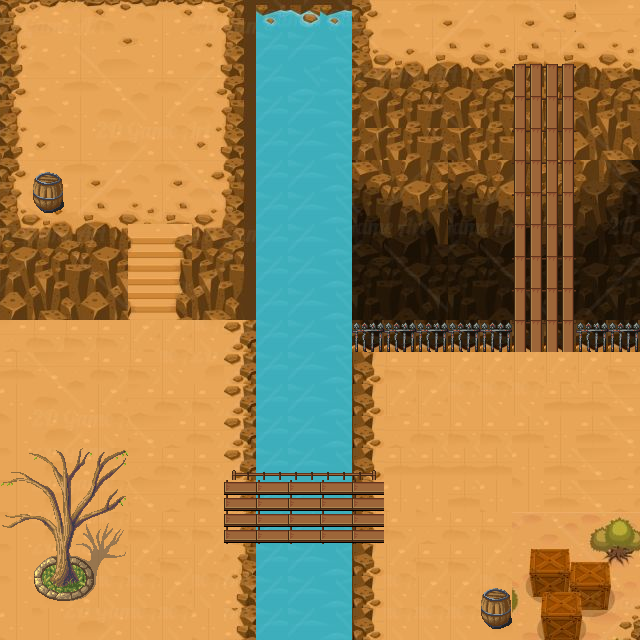

This is a level from a 2D game, rendered from its Tiled map with the project's own tilesets. A one-line summary and the complete map file follow:
An orthogonal 20x20 tile map with 32x32 px tiles, 3 tile layers (Tile Layer 1, Tile Layer 2, Tile Layer 3), 5 tilesets.

<map version="1.0" tiledversion="1.0.3" orientation="orthogonal" renderorder="right-down" width="20" height="20" tilewidth="32" tileheight="32" nextobjectid="1">
 <tileset firstgid="1" source="Desert_1.tsx" />
 <tileset firstgid="497" source="Desert_2.tsx" />
 <tileset firstgid="962" source="Desert_3.tsx" />
 <tileset firstgid="1712" source="Bridge.tsx" />
 <tileset firstgid="1744" source="Objects.tsx" />
 <layer name="Tile Layer 1" width="20" height="20">
  <data encoding="csv">
560,561,562,563,564,565,597,598,904,905,0,0,0,0,0,0,0,0,0,0,
624,624,625,626,627,596,597,598,904,905,0,0,0,0,0,0,0,0,0,0,
655,624,625,626,627,627,597,598,904,905,0,0,0,0,0,0,0,0,0,0,
624,625,626,627,658,658,597,598,904,905,0,0,0,624,625,626,627,627,627,627,
624,625,626,627,624,624,624,625,626,627,627,627,627,627,627,627,627,658,658,658,
625,626,627,624,655,624,624,624,624,624,624,624,624,624,624,624,625,626,627,689,
625,626,624,655,624,655,655,655,655,655,655,655,655,655,655,624,625,626,627,688,
624,624,655,686,655,686,686,686,686,624,625,626,627,627,627,627,627,627,627,627,
655,655,624,625,626,627,627,627,627,627,627,627,627,658,658,658,658,658,658,658,
624,625,626,627,627,627,658,658,658,658,627,627,627,689,689,689,689,689,689,689,
626,627,627,627,658,658,689,689,689,689,658,658,658,627,627,627,627,627,627,688,
624,625,626,627,627,689,687,624,625,626,627,627,627,627,658,658,658,658,658,627,
655,656,657,658,626,627,627,627,627,627,627,627,658,658,689,689,689,624,624,625,
686,687,688,689,625,626,627,627,627,627,627,625,626,627,627,627,624,655,624,625,
686,687,688,689,626,627,627,658,658,658,658,624,624,624,624,624,655,624,625,626,
686,687,688,689,625,626,627,689,689,689,689,655,655,655,624,655,686,624,625,626,
686,687,688,689,627,627,627,627,687,688,689,627,627,626,627,627,627,627,626,627,
686,687,688,689,658,627,658,658,687,688,689,658,658,627,627,658,658,658,627,627,
686,687,688,689,689,658,689,689,687,688,689,689,689,658,658,689,689,689,658,658,
655,686,687,688,689,689,655,686,686,686,687,688,689,689,689,687,688,689,689,689
</data>
 </layer>
 <layer name="Tile Layer 2" width="20" height="20">
  <data encoding="csv">
560,561,562,563,564,565,566,567,880,881,880,715,716,717,718,719,720,721,625,626,
591,592,593,594,595,596,597,598,911,911,912,746,747,748,749,750,751,748,749,750,
622,623,624,625,626,627,628,629,911,912,912,777,778,779,780,781,782,779,780,781,
653,654,655,656,657,658,659,660,911,911,912,808,809,810,811,812,813,810,811,812,
684,685,686,687,688,689,690,691,911,911,912,808,809,810,811,812,813,841,842,843,
715,716,717,718,719,720,721,722,911,911,912,645,646,647,645,646,647,648,649,650,
746,747,748,749,750,751,752,753,911,911,912,676,677,678,676,677,678,679,680,681,
777,778,779,780,636,637,783,784,911,911,912,707,708,709,707,708,709,710,711,712,
808,809,810,811,667,668,814,815,911,911,912,738,739,740,738,739,740,741,742,743,
839,840,841,842,698,699,845,846,911,911,912,769,770,771,769,770,771,772,773,774,
0,0,0,0,0,0,0,634,911,911,912,896,896,896,896,896,896,896,896,896,
0,0,0,0,0,0,0,634,911,911,912,630,0,0,0,0,0,0,0,0,
0,0,0,0,0,0,0,634,911,911,912,630,0,0,0,0,0,0,0,0,
0,0,0,0,0,0,0,634,911,911,912,630,0,0,0,0,0,0,0,0,
0,0,0,0,0,0,0,634,911,911,912,630,0,0,0,0,0,0,0,0,
0,0,0,0,0,0,0,634,911,911,912,630,0,0,0,0,0,0,0,0,
0,0,0,0,0,0,0,634,911,911,912,630,0,0,0,0,0,0,0,0,
0,0,0,0,0,0,0,665,911,911,912,630,0,0,0,0,0,0,0,0,
0,0,0,0,0,0,0,696,911,911,912,630,0,0,0,0,0,0,0,0,
0,0,0,0,0,0,0,696,911,911,912,630,0,0,0,0,0,0,0,0
</data>
 </layer>
 <layer name="Tile Layer 3" width="20" height="20">
  <data encoding="csv">
0,0,0,0,0,0,0,0,0,0,0,0,0,0,0,0,0,0,0,0,
0,0,0,0,0,0,0,0,0,0,0,0,0,0,0,0,0,0,0,0,
0,0,0,0,0,0,0,0,0,0,0,0,0,0,0,0,1715,1715,0,0,
0,0,0,0,0,0,0,0,0,0,0,0,0,0,0,0,1715,1715,0,0,
0,0,0,0,0,0,0,0,0,0,0,0,0,0,0,0,1715,1715,0,0,
0,1977,0,0,0,0,0,0,0,0,0,0,0,0,0,0,1715,1715,0,0,
0,1993,0,0,0,0,0,0,0,0,0,0,0,0,0,0,1715,1715,0,0,
0,0,0,0,0,0,0,0,0,0,0,0,0,0,0,0,1715,1715,0,0,
0,0,0,0,0,0,0,0,0,0,0,0,0,0,0,0,1715,1715,0,0,
0,0,0,0,0,0,0,0,0,0,0,0,0,0,0,0,1715,1715,0,0,
0,0,0,0,0,0,0,0,0,0,0,1952,1952,1952,1952,1953,1715,1715,1952,1953,
0,0,0,0,0,0,0,0,0,0,0,0,0,0,0,0,0,0,0,0,
0,0,0,0,0,0,0,0,0,0,0,0,0,0,0,0,0,0,0,0,
0,0,0,0,0,0,0,0,0,0,0,0,0,0,0,0,0,0,0,0,
1932,1933,1934,1935,0,0,0,1720,1721,1721,1721,1722,0,0,0,0,0,0,0,0,
1948,1949,1950,1951,0,0,0,1740,1740,1740,1740,1740,0,0,0,0,0,0,0,0,
1964,1965,1966,1967,0,0,0,1740,1740,1740,1740,1740,0,0,0,0,6,7,8,9,
0,1981,1982,1983,0,0,0,0,0,0,0,0,0,0,0,0,37,38,39,40,
0,1997,1998,0,0,0,0,0,0,0,0,0,0,0,0,1977,68,69,70,71,
0,0,0,0,0,0,0,0,0,0,0,0,0,0,0,1993,99,100,101,102
</data>
 </layer>
</map>
